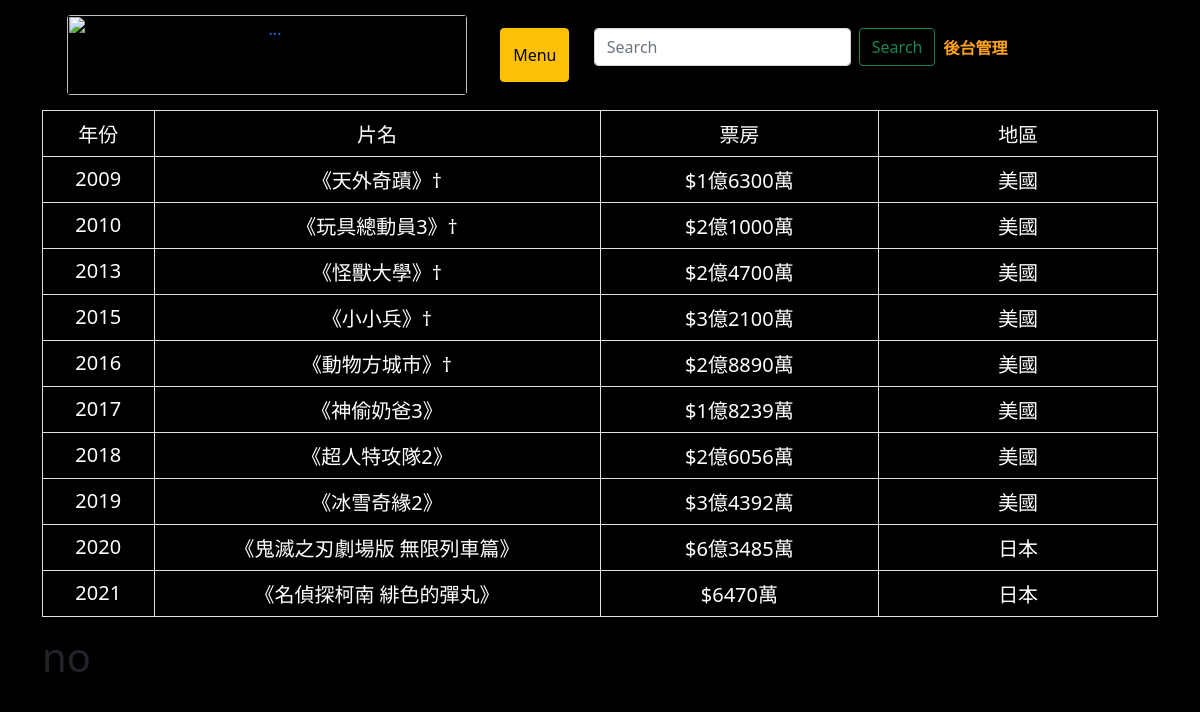
The app's page /Box_office_anime_champion_year_global/ with its own data.
### movies/models.py (models this page shows, shortened)
class Box_office_anime_champion_year(models.Model): #年度票房冠軍(動畫)
    year = models.CharField(max_length=20)
    name = models.CharField(max_length=20)
    box_office = models.CharField(max_length=20)
    area = models.CharField(max_length=10)
    pub_date = models.DateTimeField(default=timezone.now)

### movies/views.py (the view)
# urls.py: path('Box_office_anime_champion_year_global/' , Box_office_anime_champion_year_global),
def Box_office_anime_champion_year_global(request):
    items = Box_office_anime_champion_year.objects.all()
    return render(request, 'Box_office_anime_champion_year_global.html', locals())

### templates/Box_office_anime_champion_year_global.html (shortened to what this page needs)
{% extends "base.html" %}
{% block content %}
<table class='table table-striped table-bordered'>
  <tr>
        <td width="10%" align="center" valign="center"><span style="color:white;font-size:20px;">年份</span></td>
        <td width="40%" align="center" valign="center"><span style="color:white;font-size:20px;">片名</span></td>
        <td width="25%" align="center" valign="center"><span style="color:white;font-size:20px;">票房</span></td>
        <td width="25%" align="center" valign="center"><span style="color:white;font-size:20px;">地區</span></td>
  </tr>
  {% for item in items %}
    <tr>
      <td width="10%" align="center" valign="center"><span style="color:white;font-size:20px;">{{item.year}}</span></td>
      <td width="40%" align="center" valign="center"><span style="color:white;font-size:20px;">{{item.name}}</span></td>
      <td width="25%" align="center" valign="center"><span style="color:white;font-size:20px;">{{item.box_office}}</span></td>
      <td width="25%" align="center" valign="center"><span style="color:white;font-size:20px;">{{item.area}}</span></td>
    </tr>
  {% endfor %}
</table>
{% endblock %}

### records on screen
Box_office_anime_champion_year: year "2009", name "《天外奇蹟》†", box_office "$1億6300萬", area "美國"
Box_office_anime_champion_year: year "2010", name "《玩具總動員3》†", box_office "$2億1000萬", area "美國"
Box_office_anime_champion_year: year "2013", name "《怪獸大學》†", box_office "$2億4700萬", area "美國"
Box_office_anime_champion_year: year "2015", name "《小小兵》†", box_office "$3億2100萬", area "美國"
Box_office_anime_champion_year: year "2016", name "《動物方城市》†", box_office "$2億8890萬", area "美國"
Box_office_anime_champion_year: year "2017", name "《神偷奶爸3》", box_office "$1億8239萬", area "美國"
Box_office_anime_champion_year: year "2018", name "《超人特攻隊2》", box_office "$2億6056萬", area "美國"
Box_office_anime_champion_year: year "2019", name "《冰雪奇緣2》", box_office "$3億4392萬", area "美國"
Box_office_anime_champion_year: year "2020", name "《鬼滅之刃劇場版 無限列車篇》", box_office "$6億3485萬", area "日本"
Box_office_anime_champion_year: year "2021", name "《名偵探柯南 緋色的彈丸》", box_office "$6470萬", area "日本"
